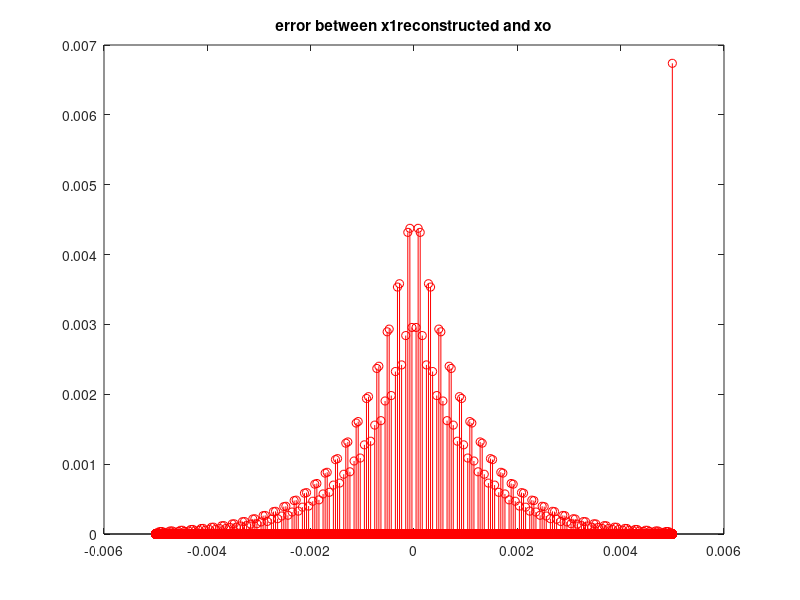
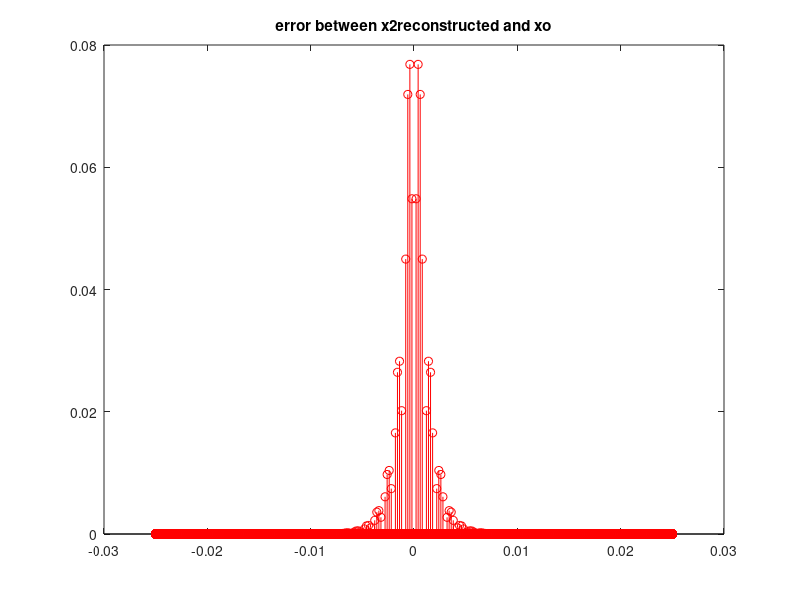

The MATLAB script that drew these images, in order:
clc
clear
close all

%F1=5000sam/sec
%F2=1000sam/sec
t1=-0.005:0.0002:0.005;
t2=-0.025:0.001:0.025;
%time limits assigned
%as mentioned
x1=exp(-1000*abs(t1));
x2=exp(-1000*abs(t2));

t1_re=-0.005:0.00004:0.005;
x1_re=zeros(length(t1_re));
t2_re=-0.025:0.0002:0.025;
x2_re=zeros(length(t2_re));

X1=exp(-1000*abs(t1_re));
X2=exp(-1000*abs(t2_re));

for i= 0:(length(x1)-2)
    for j=0:4
        x1_re(5*i+j+1)=x1(i+1)+(( x1(i+2)-x1(i+1) )/5)*j;
    end
end
for i= 0:(length(x2)-2)
    for j=0:4
        x2_re(5*i+j+1)=x2(i+1)+(( x2(i+2)-x2(i+1) )/5)*j;
    end
end
e1=zeros(length(x1_re));
e2=zeros(length(x2_re));
for i=1:length(e1)
    e1(i)=abs(X1(i)-x1_re(i));
end
for i=1:length(e2)
    e2(i)=abs(X2(i)-x2_re(i));
end

figure;
stem(t1_re, e1, 'r');
hold on;
% plot(t1_re, x1_re, 'b');
% legend('Sampled Signal', 'Reconstructed Signal (Sinc Interpolation)');
title('error between x1reconstructed and xo');

figure;
stem(t2_re, e2, 'r');
hold on;
% plot(t2_re, x2_re, 'b');
% legend('Sampled Signal', 'Reconstructed Signal (Sinc Interpolation)');
title('error between x2reconstructed and xo');